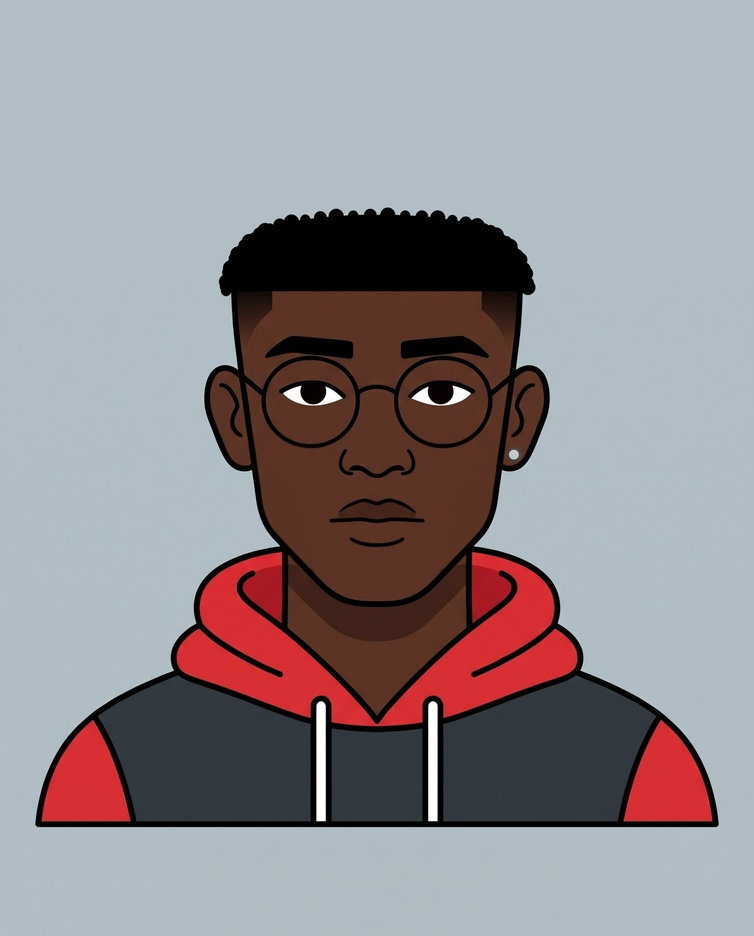
#> input picture video-pipeline/projects/host-art/base.jpg, 754 x 936 px, shrunk from 1856 x 2304 before the run
$ python -i host_rig.py   (imports and definitions only)
#> lines starting #> are read from the running program, lines starting #| are printed output that depends on the picture; after the words box and inside, x2 and y2 are one past the last pixel; in counts of white or black regions, pixels touching at a corner belong together
#> further down, picture is the input picture: shape (936, 754, 3); mean B, G, R 145.1, 140.5, 144.9
"""Turn one painted portrait of the host into animation layers.

Reads projects/host-art/base.jpg (or any portrait) and projects/host-art/landmarks.json,
and writes the layers the raster host rig draws:

  remotion/public/host/body.png       the bust with the head cleared (neck kept)
  remotion/public/host/head.png       hair, face, ears, top of the neck; brows and irises healed out
  remotion/public/host/brow-l.png     the brows as separate patches (moved/rotated for expressions)
  remotion/public/host/brow-r.png
  remotion/public/host/mouth-heal.png skin painted over the mouth, shown under drawn mouth shapes
  remotion/public/host/glasses.png    the glasses frames, drawn above the eyes (if the landmarks name a glasses box)
  remotion/public/host/iris-l.png     the pupils, shifted for gaze, with the eye white healed beneath (light-sclera portraits)
  remotion/public/host/iris-r.png
  remotion/public/host/host.json      boxes, centres and sampled colours the rig needs

The landmarks are picked once per portrait (see projects/host-art/README.md).

    python -m pipeline.host_rig                       # defaults
    python -m pipeline.host_rig --portrait x.jpg --landmarks x.json --out remotion/public/host
"""
from __future__ import annotations

import argparse
import json
from pathlib import Path

import cv2
import numpy as np

ROOT = Path(__file__).resolve().parent.parent


def key_background(im: np.ndarray) -> np.ndarray:
    """Alpha for a subject painted on a plain, light, low-saturation background."""
    hsv = cv2.cvtColor(im, cv2.COLOR_BGR2HSV)
#> hsv: shape (936, 754, 3); mean H, S, V 88.8, 60.6, 160
    s = hsv[:, :, 1].astype(int)
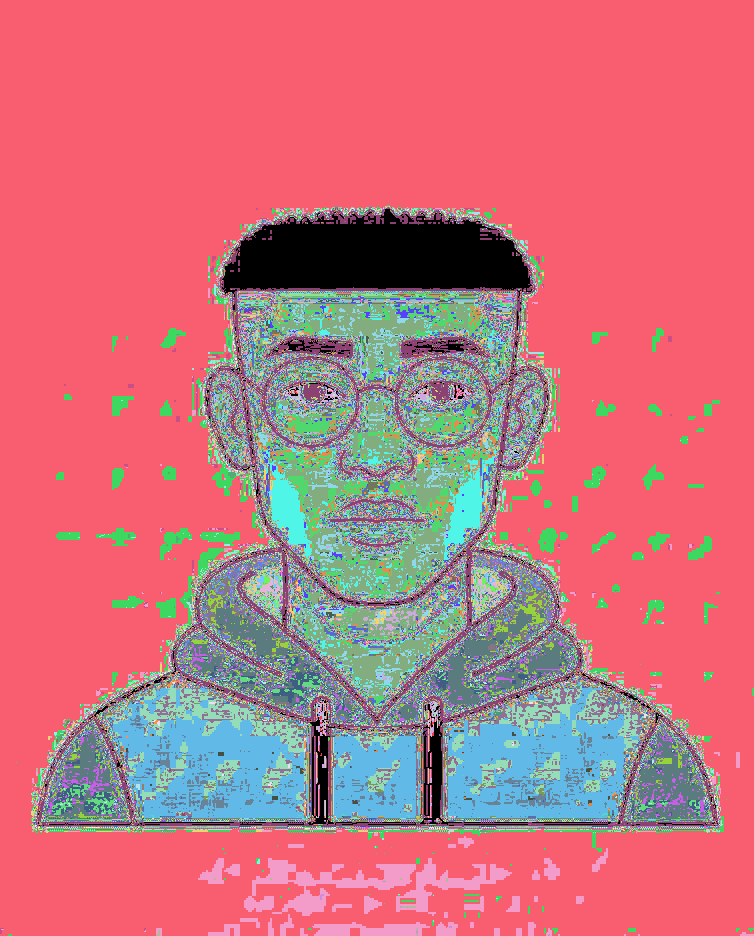
#> s: shape (936, 754) int64; 254 distinct labels, from 0 to 255; one colour per label, 0 black
    v = hsv[:, :, 2].astype(int)
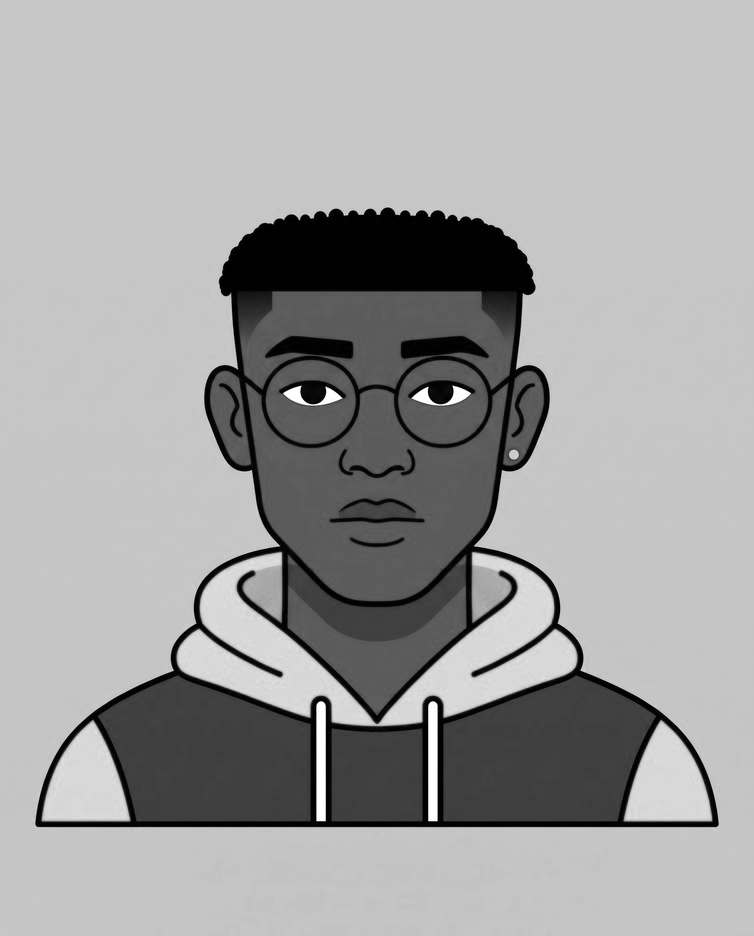
#> v: shape (936, 754) int64; min 0, max 255, mean 160
    bg = ((s < 45) & (v > 150)).astype(np.uint8) * 255
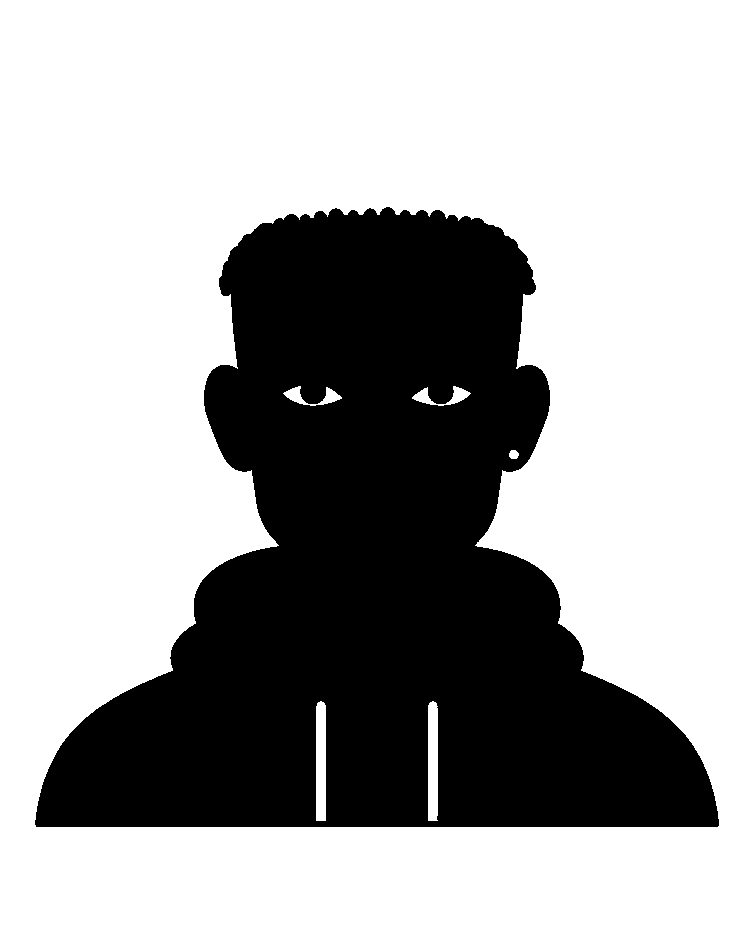
#> bg: shape (936, 754); 67.2% white; 1 black region, box (x1, y1, x2, y2) and area: (35, 207, 719, 827) 231745
    n, lab, stats, _ = cv2.connectedComponentsWithStats(bg)
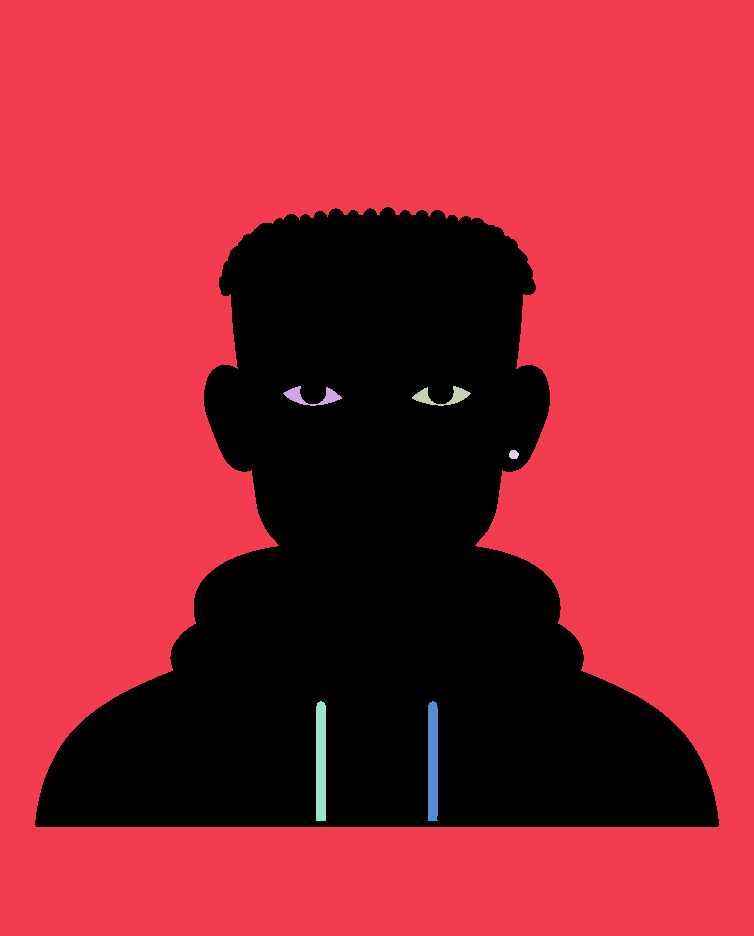
#> lab: shape (936, 754) int32; 7 distinct labels, from 0 to 6; one colour per label, 0 black
#> n = 7; stats = [[35, 207, 684, 620, 231745], [0, 0, 754, 936, 470688], [283, 386, 59, 20, 437], [412, 386, 59, 20, 440], [509, 450, 10, 9, 73], [316, 701, 10, 120, 1183], [428, 701, 10, 120, 1178]]
    keep = np.zeros_like(bg)
    border = set(lab[0, :]) | set(lab[-1, :]) | set(lab[:, 0]) | set(lab[:, -1])
#> border = 1 item
    for l in border:
        if l != 0 and stats[l, cv2.CC_STAT_AREA] > 500:
            keep[lab == l] = 255
#> this loop made 1 pass
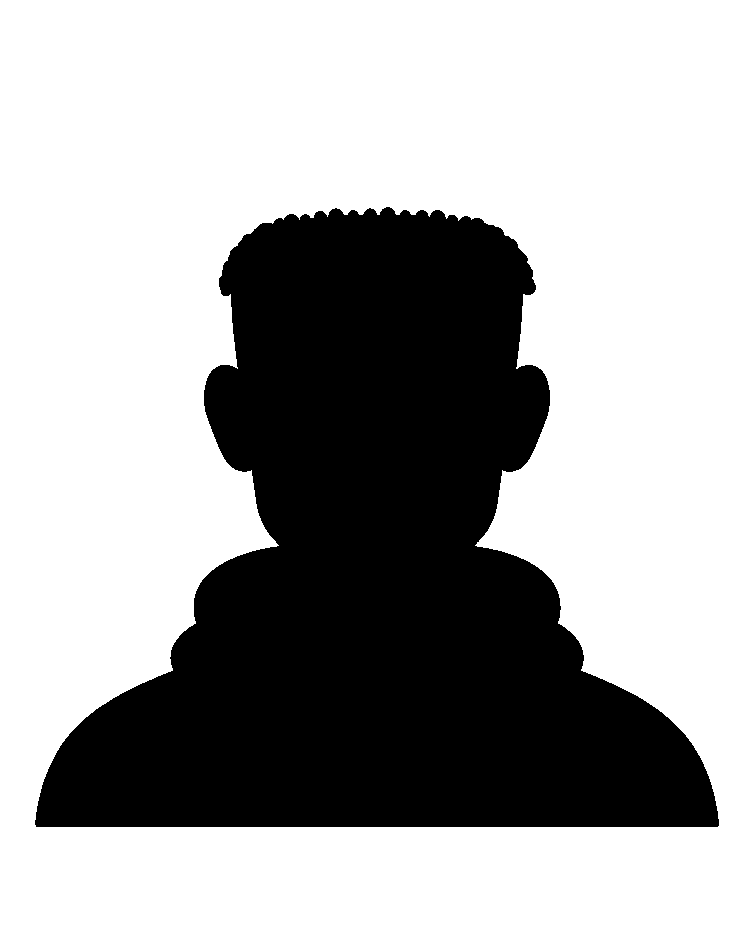
#> keep: shape (936, 754); 66.7% white; 1 black region, box (x1, y1, x2, y2) and area: (35, 207, 719, 827) 235056
    fg = 255 - keep
    fg = cv2.morphologyEx(fg, cv2.MORPH_OPEN, np.ones((5, 5), np.uint8))
#> fg: shape (936, 754); 33.3% white; 1 white region, box (x1, y1, x2, y2) and area: (35, 208, 719, 827) 235016
    n, lab, stats, _ = cv2.connectedComponentsWithStats(fg)
#> n = 2; stats = [[0, 0, 754, 936, 470728], [35, 208, 684, 619, 235016]]
    big = 1 + int(np.argmax(stats[1:, cv2.CC_STAT_AREA]))
#> big = 1
    fg = np.where(lab == big, 255, 0).astype(np.uint8)
    return cv2.GaussianBlur(fg, (3, 3), 0)
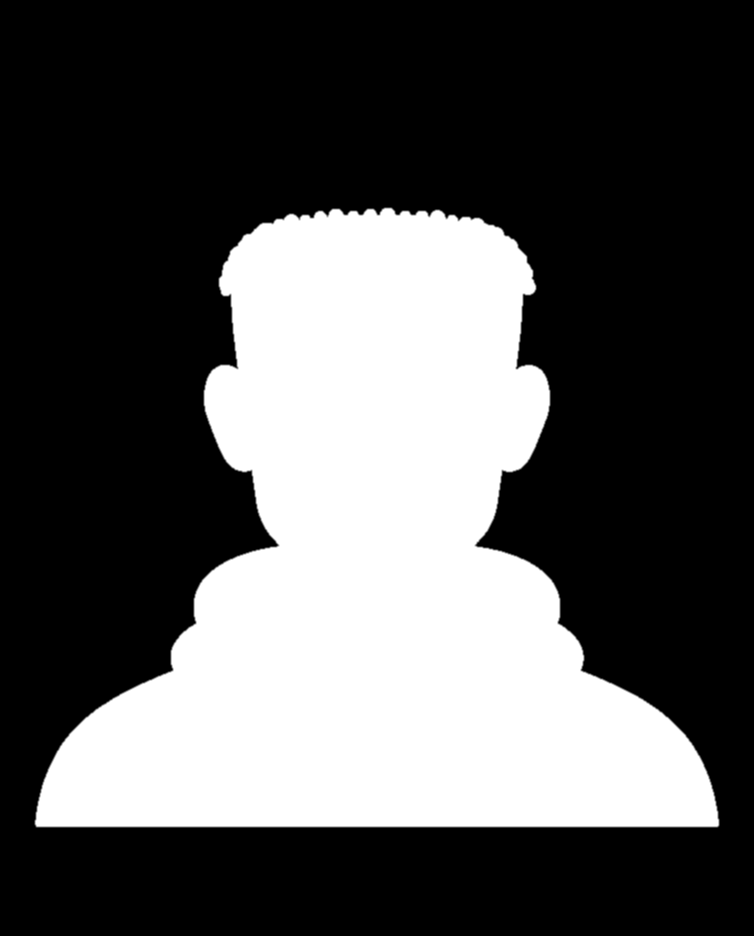
#> returned value: shape (936, 754); min 0, max 255, mean 84.9


# [189 lines left out: functions poly_mask, dark_mask, cut, sample, build, main, not called in this run]


# [2 lines not run here, left out]

>>> import cv2
>>> picture = cv2.imread('../projects/host-art/base.jpg')
>>> result = key_background(picture)
